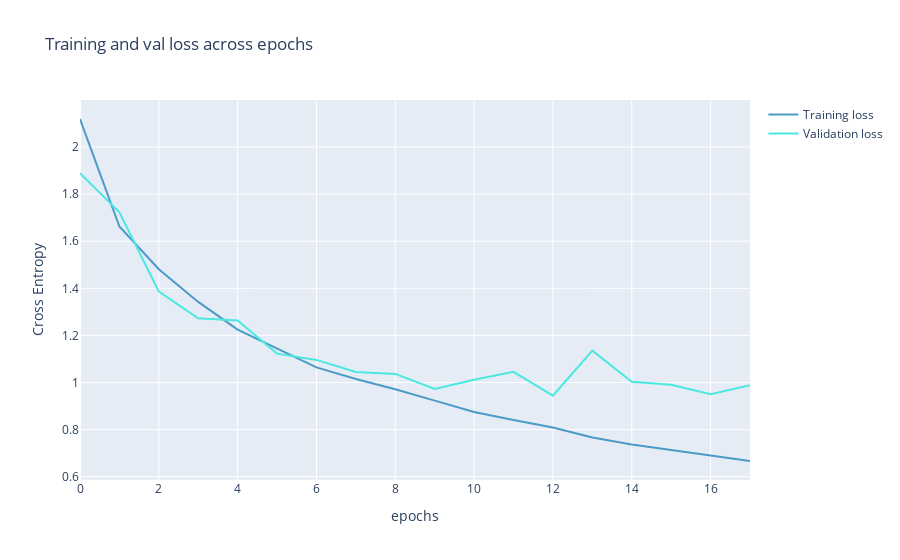

The notebook cell this image was saved under:
### Code cell
color_chart = ["#4B9AC7", "#4BE8E0", "#9DD4F3", "#97FBF6", "#2A7FAF", "#23B1AB", "#0E3449", "#015955"]

fig = go.Figure(data=[
                      go.Scatter(
                          y=history_pooling["loss"],
                          name="Training loss",
                          mode="lines",
                          marker=dict(
                              color=color_chart[0]
                          )),
                      go.Scatter(
                          y=history_pooling["val_loss"],
                          name="Validation loss",
                          mode="lines",
                          marker=dict(
                              color=color_chart[1]
                          ))
])
fig.update_layout(
    title='Training and val loss across epochs',
    xaxis_title='epochs',
    yaxis_title='Cross Entropy'    
)
fig.show()

### Figure 1 — Plotly figure (JSON) as saved in the notebook; plotly's stock layout.template omitted (floating-point values rounded to 4 significant figures)
{"data": [{"marker": {"color": "#4B9AC7"}, "mode": "lines", "name": "Training loss", "type": "scatter", "y": [2.119, 1.662, 1.481, 1.342, 1.224, 1.143, 1.064, 1.015, 0.9716, 0.9231, 0.8751, 0.8407, 0.8095, 0.7667, 0.7368, 0.7141, 0.6919, 0.667]}, {"marker": {"color": "#4BE8E0"}, "mode": "lines", "name": "Validation loss", "type": "scatter", "y": [1.889, 1.723, 1.386, 1.273, 1.263, 1.123, 1.096, 1.045, 1.037, 0.9726, 1.012, 1.045, 0.9445, 1.135, 1.003, 0.9903, 0.9507, 0.9885]}], "layout": {"title": {"text": "Training and val loss across epochs"}, "xaxis": {"title": {"text": "epochs"}}, "yaxis": {"title": {"text": "Cross Entropy"}}}}
